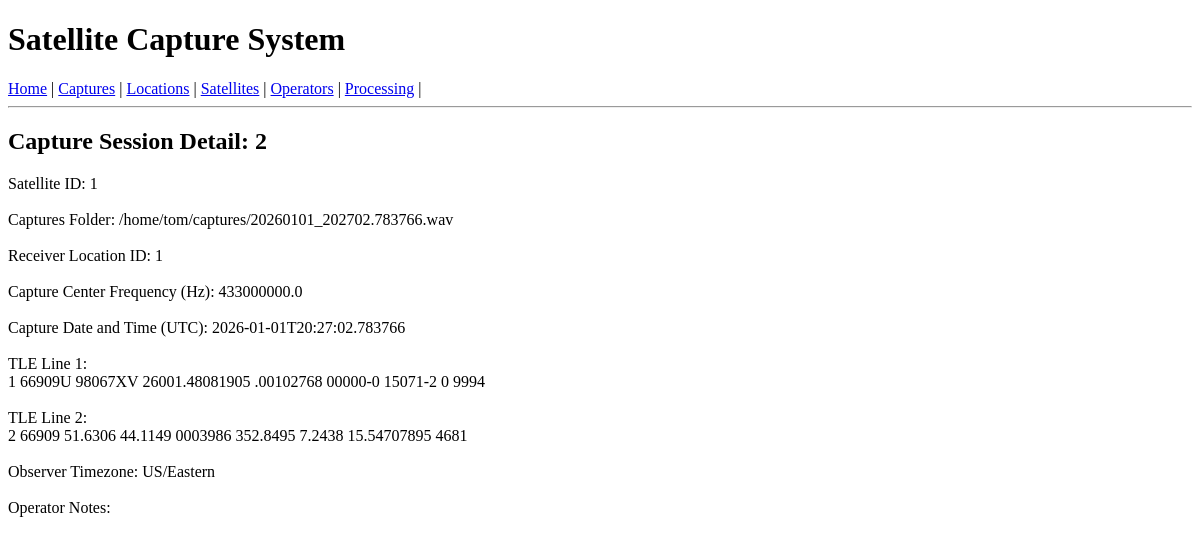
Page /captures/2/ on the earlier database version.
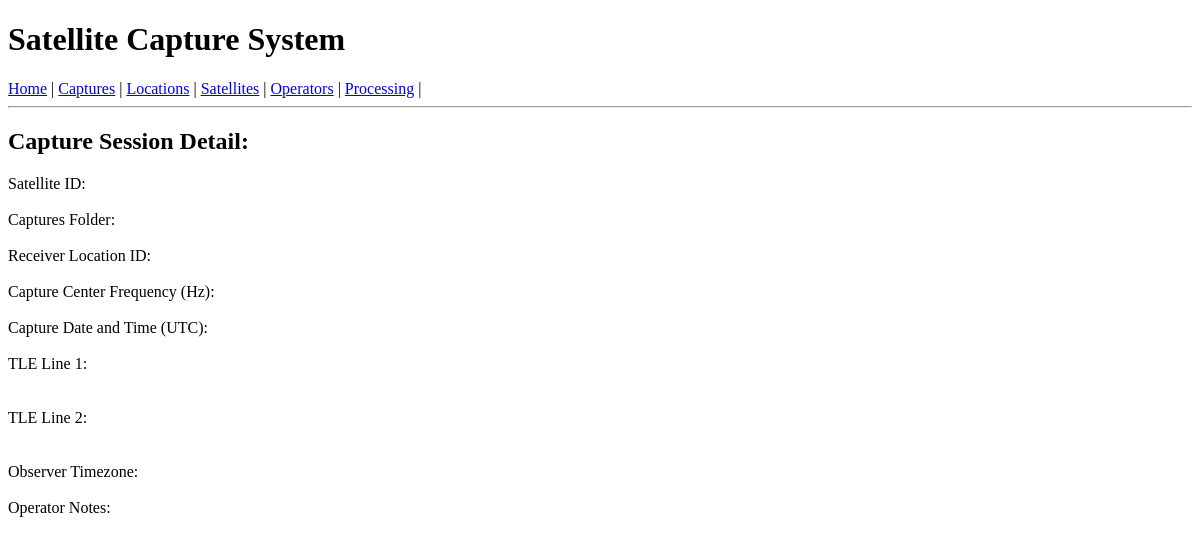
Same page on the later database version.
### tables this page shows
CREATE TABLE "capture_session" (
	"id"	INTEGER,
	"satellite_id"	INTEGER NOT NULL,
	"operator_id"	INTEGER NOT NULL,
	"start_time_utc"	TEXT NOT NULL,
	"center_freq_hz"	REAL NOT NULL,
	"tle_line1"	TEXT NOT NULL,
	"tle_line2"	TEXT NOT NULL,
	"wav_path"	TEXT NOT NULL,
	"notes"	TEXT,
	"observer_timezone"	TEXT,
	"location_id"	INTEGER,
	"output_path"	TEXT NOT NULL DEFAULT '/home/pi/captures',
	"created_at"	TEXT NOT NULL DEFAULT (datetime('now')),
	PRIMARY KEY("id"),
	FOREIGN KEY("location_id") REFERENCES "location"("id"),
	FOREIGN KEY("operator_id") REFERENCES "operator"("id"),
	FOREIGN KEY("satellite_id") REFERENCES "satellite"("id")
);

### blueprints/captures.py (the view)
@bp.route("/<int:id>/")
def view_capture(id):
    db = get_db()
    capture_data = db.execute("SELECT * FROM capture_session WHERE id = ?",(id, )).fetchone()
    return render_template("captures/view.html", capture_data=capture_data)

### db.py (called while the page is built)
def get_db():
    if "db" not in g:
        g.db = sqlite3.connect(
            current_app.config["DATABASE"],
            detect_types=sqlite3.PARSE_DECLTYPES
        )
        g.db.row_factory = sqlite3.Row
    return g.db

### templates/captures/view.html
{% extends "base.html" %}
{% block content %}
<h2>Capture Session Detail: {{ capture_data.id }} </h2>
<label>Satellite ID:  {{ capture_data.satellite_id }}</label><br><br>
<label>Captures Folder:  {{ capture_data.wav_path }}</label><br><br>
<label>Receiver Location ID:  {{ capture_data.location_id }}</label><br><br>
<label>Capture Center Frequency (Hz):  {{ capture_data.center_freq_hz }}</label><br><br>
<label>Capture Date and Time (UTC):  {{ capture_data.start_time_utc }}</label><br><br>
<label>TLE Line 1:</label><br>{{ capture_data.tle_line1 }}<br><br>
<label>TLE Line 2:</label><br>{{ capture_data.tle_line2 }}<br><br>
<label>Observer Timezone:  {{ capture_data.observer_timezone }}</label><br><br>
<label for="notes">Operator Notes:<br></label>{{ capture_data.notes }}<br><br>
{% endblock %}

Differences in the rows shown:
removed capture_session: id "2", satellite_id "1", wav_path "/home/tom/captures/20260101_202702.783766.wav", location_id "1", center_freq_hz "433000000.0", start_time_utc "2026-01-01T20:27:02.783766", tle_line1 "1 66909U 98067XV 26001.48081905 .00102768 00000-0 15071-2 0 9994", tle_line2 "2 66909 51.6306 44.1149 0003986 352.8495 7.2438 15.54707895 4681", observer_timezone "US/Eastern"
